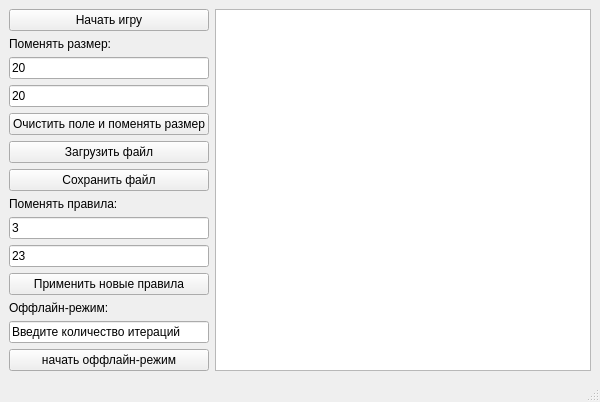
<?xml version="1.0" encoding="UTF-8"?>
<ui version="4.0">
 <class>MainWindow</class>
 <widget class="QMainWindow" name="MainWindow">
  <property name="geometry">
   <rect>
    <x>0</x>
    <y>0</y>
    <width>600</width>
    <height>400</height>
   </rect>
  </property>
  <property name="windowTitle">
   <string>MainWindow</string>
  </property>
  <widget class="QWidget" name="centralwidget">
   <layout class="QGridLayout" name="gridLayout">
    <item row="0" column="0">
     <layout class="QFormLayout" name="formLayout_2">
      <item row="0" column="0">
       <layout class="QVBoxLayout" name="verticalLayout">
        <item>
         <widget class="QPushButton" name="start_stop_button">
          <property name="text">
           <string>Начать игру</string>
          </property>
         </widget>
        </item>
        <item>
         <widget class="QLabel" name="label">
          <property name="text">
           <string>Поменять размер:</string>
          </property>
         </widget>
        </item>
        <item>
         <widget class="QLineEdit" name="rows_input">
          <property name="text">
           <string>20</string>
          </property>
         </widget>
        </item>
        <item>
         <widget class="QLineEdit" name="cols_input">
          <property name="text">
           <string>20</string>
          </property>
         </widget>
        </item>
        <item>
         <widget class="QPushButton" name="resize_button">
          <property name="text">
           <string>Очистить поле и поменять размер</string>
          </property>
         </widget>
        </item>
        <item>
         <widget class="QPushButton" name="load_universe_button">
          <property name="text">
           <string>Загрузить файл</string>
          </property>
         </widget>
        </item>
        <item>
         <widget class="QPushButton" name="save_universe_button">
          <property name="text">
           <string>Сохранить файл</string>
          </property>
         </widget>
        </item>
        <item>
         <widget class="QLabel" name="label_2">
          <property name="text">
           <string>Поменять правила:</string>
          </property>
         </widget>
        </item>
        <item>
         <widget class="QLineEdit" name="birth_rules_input">
          <property name="text">
           <string>3</string>
          </property>
         </widget>
        </item>
        <item>
         <widget class="QLineEdit" name="survival_rules_input">
          <property name="text">
           <string>23</string>
          </property>
         </widget>
        </item>
        <item>
         <widget class="QPushButton" name="apply_rules_button">
          <property name="text">
           <string>Применить новые правила</string>
          </property>
         </widget>
        </item>
        <item>
         <widget class="QLabel" name="label_3">
          <property name="text">
           <string>Оффлайн-режим:</string>
          </property>
         </widget>
        </item>
        <item>
         <widget class="QLineEdit" name="offline_mode_input">
          <property name="text">
           <string>Введите количество итераций</string>
          </property>
         </widget>
        </item>
        <item>
         <widget class="QPushButton" name="offline_mode_button">
          <property name="text">
           <string>начать оффлайн-режим</string>
          </property>
         </widget>
        </item>
       </layout>
      </item>
      <item row="0" column="1">
       <widget class="QGraphicsView" name="graphicsView"/>
      </item>
     </layout>
    </item>
   </layout>
  </widget>
  <widget class="QStatusBar" name="statusbar"/>
 </widget>
 <resources/>
 <connections/>
</ui>
